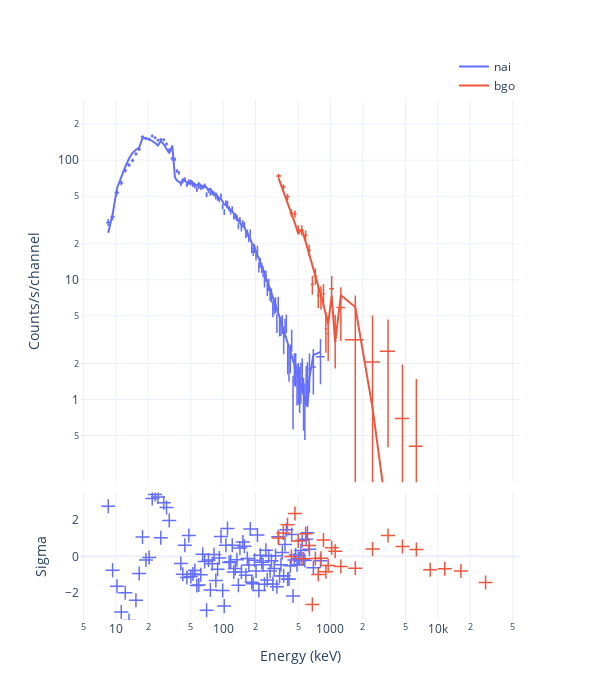

Notebook cell for this chart:
### Code cell
fig = Plot.pair(pair, style='CC')
